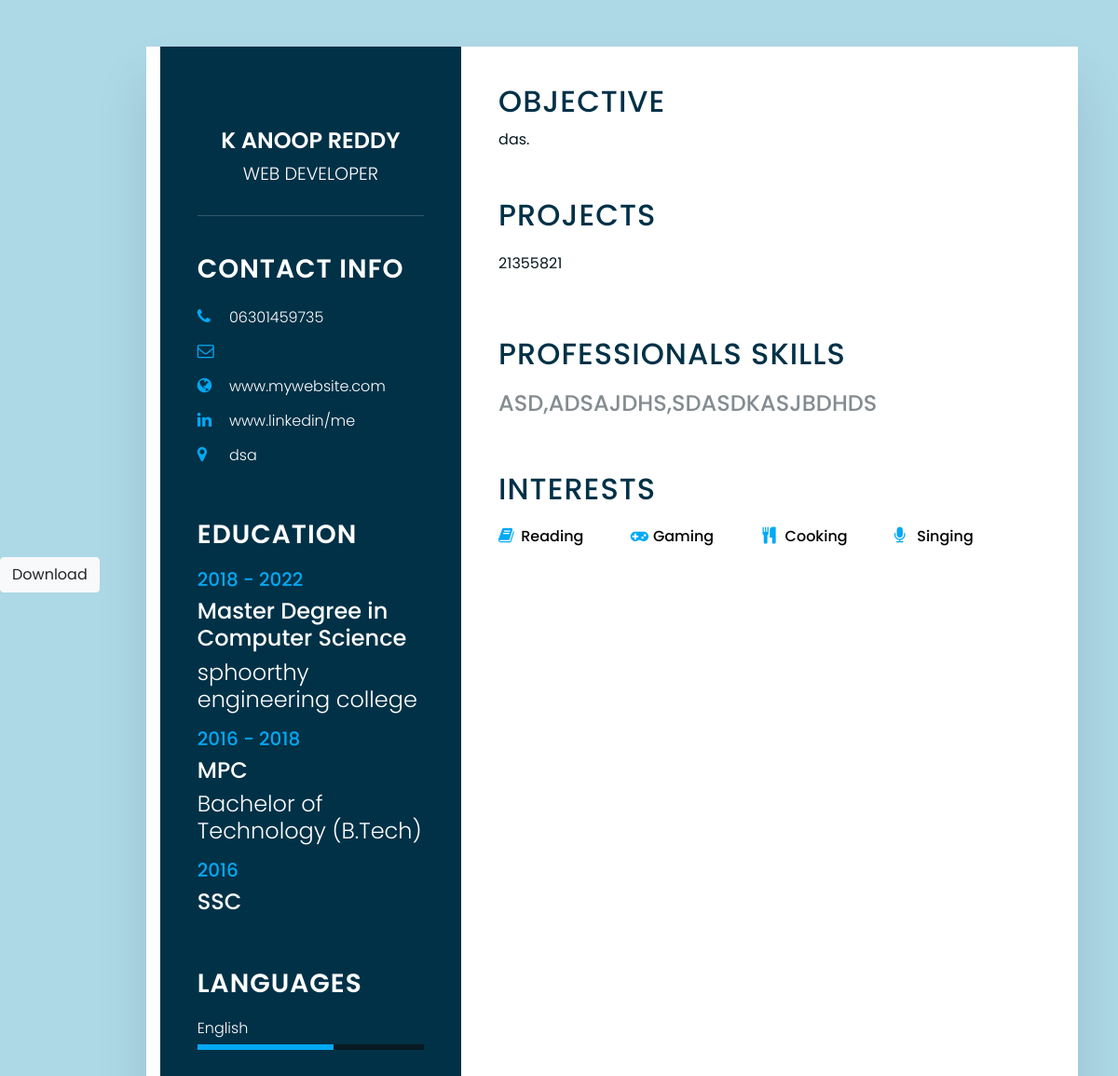
The app's page /1/, older data.
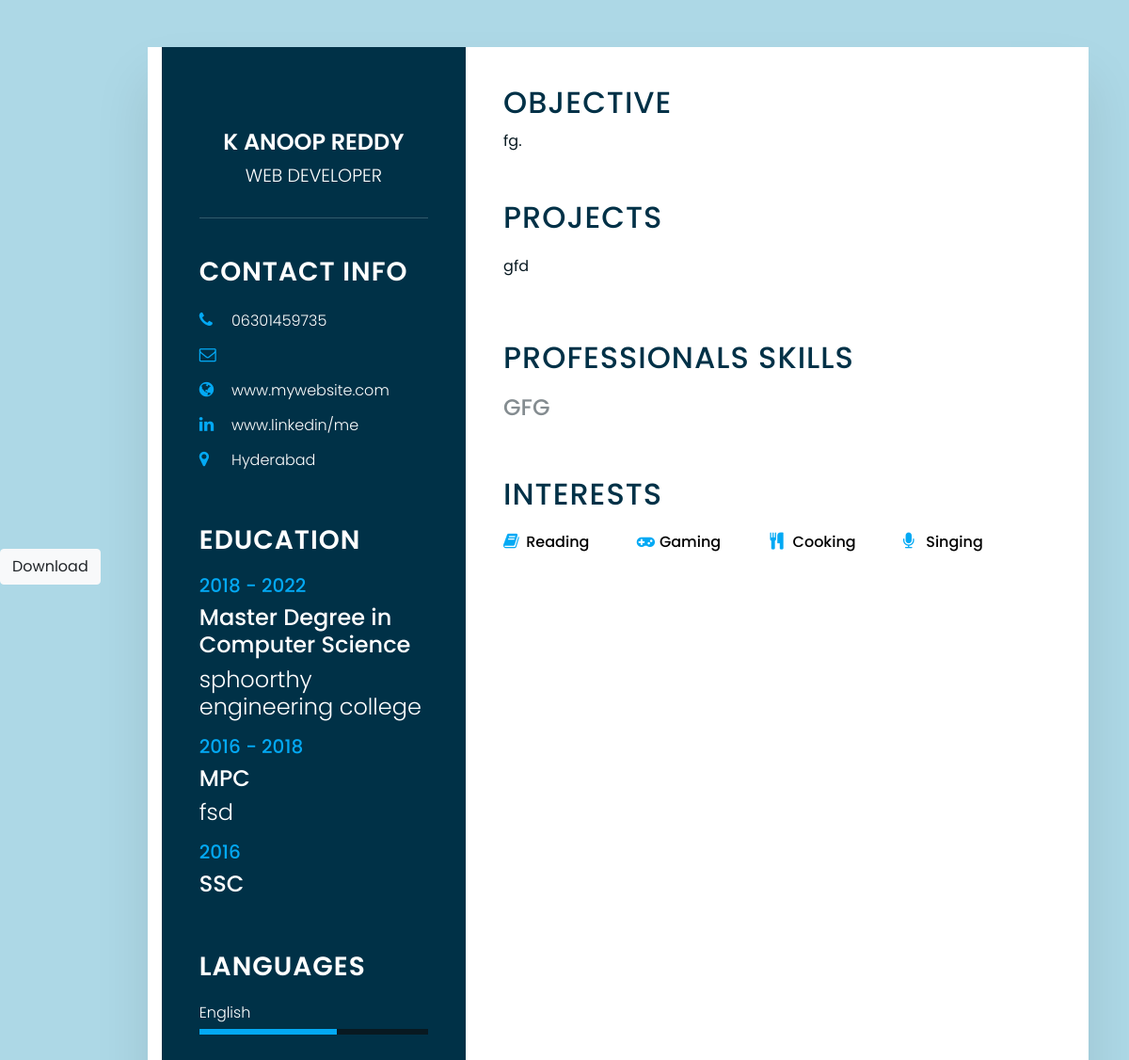
The same page, newer data.
### pdf/models.py (models this page shows)
class Profile(models.Model):
    name = models.CharField(max_length=100,default='')
    phone = models.CharField(max_length=100,default='')
    Email = models.CharField(max_length=100,default='')
    School = models.CharField(max_length=100,default='')
    school_cgpa = models.CharField(max_length=10,default='')
    degree = models.CharField(max_length=100,default='')
    degree_cgpa = models.CharField(max_length=10,default='')
    university = models.CharField(max_length=100,default='')
    university_cgpa = models.CharField(max_length=10,default='')
    skill = models.TextField(max_length=100,default='')
    objective = models.TextField(max_length=100,default='')
    city = models.TextField(max_length=100,default='')
    project = models.CharField(max_length=100,default='')

### pdf/views.py (the view)
# urls.py: path('<int:id>/',views.resume,name="resume"),
def resume(request,id):
    user_profile=Profile.objects.get(pk=id)
    skill = Profile.objects.values_list('skill')
    return render(request,"resume.html",{'user_profile':user_profile,'skill':skill[id-1]})

### pdf/templates/resume.html (shortened to what this page needs)
{% load static %}
<!doctype html>
<html lang="en">
<head>
    <link rel="stylesheet" href="https://stackpath.bootstrapcdn.com/bootstrap/4.4.1/css/bootstrap.min.css">
    <link rel="stylesheet" href="https://cdnjs.cloudflare.com/ajax/libs/font-awesome/4.7.0/css/font-awesome.css" />
    <link rel="stylesheet" type="text/css" href="{% static 'D:\Mini_project\ResumeBuilder\myapp\static\resume.css' %}"/>
</head>
<body>
    <div id="button">
        <button type="button"  class="btn btn-light">Download</button>
    </div>
    <div id="resume">
    <div class="container">
        <div class="left_Side">
            <div class="profileText">
                <br>
                <h2>{{ user_profile.name }} <br><span>Web Developer</span> </h2>
            </div>
            <div class="contactInfo">
                <h3 class="title">Contact Info</h3>
                <ul>
                    <li>
                        <span class="icon"><i class="fa fa-phone" aria-hidden="true"></i></span>
                        <span class="text">{{ user_profile.phone }}</span>
                    </li>
                    <li>
                        <span class="icon"><i class="fa fa-envelope-o" aria-hidden="true"></i></span>
                    </li>
                    <li>
                        <span class="icon"><i class="fa fa-globe" aria-hidden="true"></i></span>
                        <span class="text">www.mywebsite.com</span>
                    </li>
                    <li>
                        <span class="icon"><i class="fa fa-linkedin" aria-hidden="true"></i></span>
                        <span class="text">www.linkedin/me</span>
                    </li>
                    <li>
                        <span class="icon"><i class="fa fa-map-marker" aria-hidden="true"></i></span>
                        <span class="text">{{ user_profile.city }}</span>
                    </li>
                </ul>
            </div>
            <div class="contactInfo education">
                <h3 class="title">Education</h3>
                <ul>
                    <li>
                        <h5>2018 - 2022</h5>
                        <h4>Master Degree in Computer Science</h4>
                        <h4>{{ user_profile.university }}</h4>
                    </li>
                    <li>
                        <h5>2016 - 2018</h5>
                        <h4>MPC</h4>
                        <h4>{{ user_profile.degree }}</h4>
                    </li>
                    <li>
                        <h5>2016</h5>
                        <h4>SSC</h4>
                    </li>
                </ul>
            </div>
            <div class="contactInfo language">
                <h3 class="title">Languages</h3>
                <ul>
                    <li>
                        <span class="text">English</span>
                        <span class="percent">
                            <div class="englishw50" "></div>
                        </span>
                    </li>
                </ul>
            </div>
        </div>
        <div class="right_Side">
            <div class="about">
                <h2 class="title2">Objective</h2>
                <p>{{ user_profile.objective }}.</p>
            </div>
            <div class="about">
                <h2 class="title2">Projects</h2>
                <div class="box">
                    <div class="text">
                        <p>{{user_profile.project}}</p>
                    </div>
                </div>
            </div>
            <div class="about skills">
                <h2 class="title2">Professionals skills</h2>
                <div class="box">
                    {% for profile in skill %}
                    <h4>{{profile}}</h4>
                    {% endfor %}
                </div>
            </div>
            <div class="about interest">
                <h2 class="title2">Interests</h2>
                <ul>
                    <li><i class="fa fa-book" aria-hidden="true"></i> Reading</li>
                    <li><i class="fa fa-gamepad" aria-hidden="true"></i> Gaming</li>
                    <li><i class="fa fa-cutlery" aria-hidden="true"></i> Cooking</li>
                    <li><i class="fa fa-microphone" aria-hidden="true"></i> Singing</li>
                </ul>
            </div>
        </div>
        </div>
    </div>
    </body>
    </html>

### static/resume.css (style rules this page uses)
* { margin: 0; padding: 0; box-sizing: border-box; font-family: "Poppins", SansSerif; }
body { background-color: lightblue; display: flex; justify-content: center; align-items: center; min-height: 100vh; }
.container { position: relative; width: 100%; max-width: 1000px; min-height: 1000px; background-color: #fff; margin: 50px; display: grid; grid-template-columns: 1fr 2fr; box-shadow: 0 35px 55px rgba(0, 0, 0, 0.1); }
.container .left_Side { position: relative; background-color: #003147; padding: 40px; }
.profileText { position: relative; display: flex; flex-direction: column; align-items: center; padding-bottom: 20px; border-bottom: 1px solid rgba(255, 255, 255, 0.2); }
.profileText h2 { color: #fff; font-size: 1.5em; margin-top: 20px; text-transform: uppercase; text-align: center; font-weight: 600; line-height: 1.4em; }
.profileText h2 span { font-size: 0.8em; font-weight: 300; }
.contactInfo { padding-top: 40px; }
.title { color: #fff; text-transform: uppercase; font-weight: 600; letter-spacing: 1px; margin-bottom: 20px; }
.contactInfo ul { position: relative; }
.contactInfo ul li { list-style: none; position: relative; margin: 10px 0; cursor: pointer; }
.contactInfo ul li .icon { display: inline-block; width: 30px; font-size: 18px; color: #03a9f4; }
.contactInfo ul li span { color: #fff; font-weight: 300; }
.contactInfo.education li { margin-bottom: 15px; }
.contactInfo.education h5 { color: #03a9f4; font-weight: 500; }
.contactInfo.education h4:nth-child(2) { color: #fff; font-weight: 500; }
.contactInfo.education h4 { color: #fff; font-weight: 300; }
.contactInfo.language .percent { position: relative; width: 100%; height: 6px; background-color: #081921; display: block; margin-top: 5px; }
.contactInfo.language .percent div { position: relative; top: 0; left: 0; height: 100%; background-color: #03a9f4; }
.container .right_Side { position: relative; background-color: #fff; padding: 40px; }
.about { margin-bottom: 50px; }
.about:last-child { margin-bottom: 0; }
.title2 { color: #003147; text-transform: uppercase; letter-spacing: 1px; margin-bottom: 10px; }
p { color: #081921; }
.about .box { display: flex; flex-direction: row; margin: 20px 0; }
.skills .box { position: relative; width: 100%; display: grid; grid-template-columns: 150px 1fr; justify-content: center; align-items: center; }
.skills .box h4 { text-transform: uppercase; color: #848c90; font-weight: 500; }
.interest ul { display: grid; grid-template-columns: repeat(4, 1fr); }
.interest ul li { list-style: none; color: black; font-weight: 500; margin: 10px 0; }
.interest ul li .fa { color: #03a9f4; font-size: 18px; width: 20px; }
.englishw50 { width: 60%; }

Row changes from the older to the newer data that the page shows:
changed Profile "K ANOOP REDDY": city "dsa" → "Hyderabad"; degree "Bachelor of Technology (B.Tech)" → "fsd"; objective "das" → "fg"; project "21355821" → "gfd"; skill "ASD,ADSAJDHS,SDASDKASJBDHDS" → "GFG"
